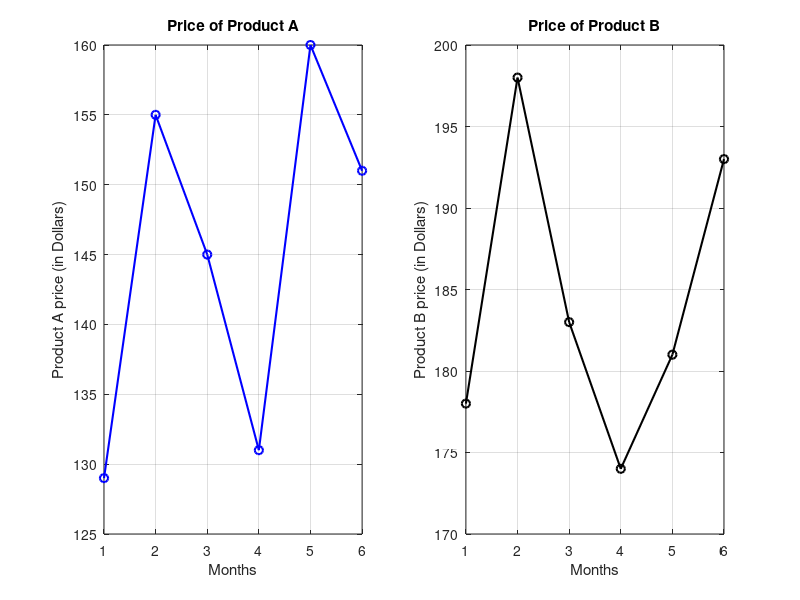

Here is the MATLAB script that generated this plot: (Note: this script raises an error after producing the figure.)
clc; clear all

% Exercise 1
% Data of products average price
% With subplots

months = 1:1:6;
price_A = [129 155 145 131 160 151];
price_B = [178 198 183 174 181 193];
subplot(1,2,1);
plot(months,price_A,'b-o','LineWidth',1.5);
xlabel('Months');
ylabel('Product A price (in Dollars)')
title('Price of Product A')
grid on;
subplot(1,2,2);
plot(months,price_B,'k-o','LineWidth',1.5);
xlabel('Months');
ylabel('Product B price (in Dollars)')
title('Price of Product B')
grid on;
%% 
clc; clear all

% Exercise 1
% Data of products average price
% With double axis

months = 1:1:6;
price_A = [129 155 145 131 160 151];
price_B = [178 198 183 174 181 193];
colororder({'k','b'})
yyaxis left
plot(months,price_A,'k-o','LineWidth',1.5);
xlim([1 6]);
ylim([120 200]);
xlabel('Months');
ylabel('Product A price (in Dollars)')
hold on
yyaxis right
plot(months,price_B,'b-o','LineWidth',1.5);
xlim([1 6]);
ylim([100 200]);
xlabel('Months');
ylabel('Product B price (in Dollars)')
legend({'Product A price','Product B price'},'Location','best');
title('Price of Product A and Product B');
grid on
%% 
clc; clear all

% Exercise 2
% Data of startup team members
% Horizontal bar chart

X = categorical({'HR','Software team','Electrical team','Mechanical team','Management team','Marketing team'});
Y = [5 15 22 17 8 10];
C = barh(X,Y);
C.FaceColor = 'flat';
xlabel('Number of employees');
title('Bar chart for the number of members in each team');
grid on
%% 
clc; clear all

% Exercise 2
% Data of startup team members
% Vertical bar chart

num_employees = [5 15 22 17 8 10];
team_members = {'HR','Software team','Electrical team','Mechanical team', ...
    'Management team','Marketing team'};
team_members_categorical = categorical(team_members);
team_members_categorical = reordercats(team_members_categorical, team_members);
bar(team_members_categorical,num_employees,'blue');
xtickangle(45);
ylim([0 25]);
ylabel('Number of employees');
title('Bar chart for the number of members in each team');
grid on 
%% 
clc; clear all

% Exercise 3
% Data of apparatus purchase for university laboratories
% 2D pie chart without and with explode feature of the smallest pie

num_equipment = [7 5 6 15 10];
subplot(1,2,1);
pie(num_equipment)
title('Without explode')
subplot(1,2,2);
explode = [0 1 0 0 0];
pie(num_equipment,explode);
title('With explode');
labels = {'Electrical machines','Communication trainer kit', ...
    'Electronics trainer kit','PLCs','Assorted IC boxes'};
legend(labels,'Location','best');
%% 
clc; clear all

% Exercise 3
% Data of apparatus purchase for university laboratories
% 3D pie chart without and with explode feature of the largest pie

num_equipment = [7 5 6 15 10];
subplot(1,2,1);
pie3(num_equipment)
title('Without explode')
subplot(1,2,2);
explode = [0 0 0 1 0];
pie3(num_equipment,explode);
title('With explode');
labels = {'Electrical machines','Communication trainer kit', ...
    'Electronics trainer kit','PLCs','Assorted IC boxes'};
legend(labels,'Location','best');
%% 
clc; clear all

% Exercise 4
% Data of temperature for a paticular location
% Heat map

T = [31.5 29.3 30.1 33.2 32.5 31.7; ...
    29.8 28.4 29.0 30.3 30.1 28.8; ...
    27.9 28.1 29.2 30.0 29.5 28.1; ...
    30.7 29.6 30.2 31.6 32.9 32.7; ...
    31.2 30.5 30.4 30.9 31.8 31.4; ...
    31.1 30.6 31.6 32.5 33.7 32.2];
Time = {'12 AM','4 AM','8 AM', '12 PM', '4 PM', '8 PM'};
Date = {'1 March', '2 March', '3 March', '4 March', '5 March', '6 March'};
H = heatmap(Time,Date,T);
H.Title = 'Temperature variation over the day';
H.YLabel = 'Date';





